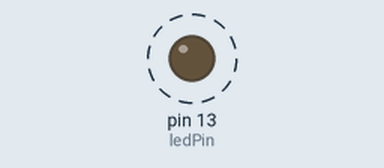
The sketch below on a simulated Arduino Uno, built with avr-gcc and run on an emulated ATmega328P. Shown: output pins drawn as LEDs (lit = HIGH). Dashed ring = blinking.

Above: at 0.3 s.
Timing chart, 0 to 3.0 s (numbered marks = the images above):
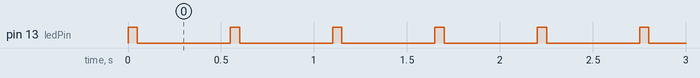

Measured:
- by itself, pin 13 (ledPin): alternates HIGH for 0.05 s and LOW for 0.50 s

The sketch:

Blinky.ino
```cpp
const int ledPin = 13;     // on board LED

void setup() {
  pinMode(ledPin, OUTPUT);
}

void loop() {
  digitalWrite(ledPin, HIGH);
  delay(50);
  digitalWrite(ledPin, LOW);
  delay(500);
}
```
